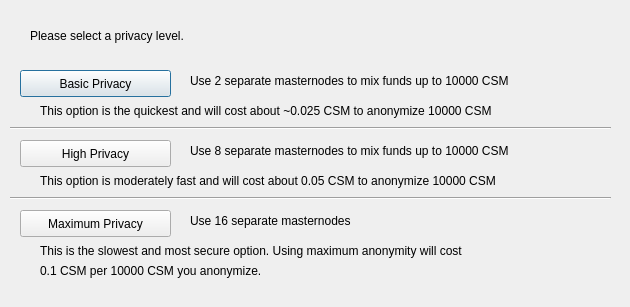
<?xml version="1.0" encoding="UTF-8"?>
<ui version="4.0">
 <class>ObfuscationConfig</class>
 <widget class="QDialog" name="ObfuscationConfig">
  <property name="geometry">
   <rect>
    <x>0</x>
    <y>0</y>
    <width>630</width>
    <height>307</height>
   </rect>
  </property>
  <property name="windowTitle">
   <string>Configure Obfuscation</string>
  </property>
  <widget class="QPushButton" name="buttonBasic">
   <property name="geometry">
    <rect>
     <x>20</x>
     <y>70</y>
     <width>151</width>
     <height>27</height>
    </rect>
   </property>
   <property name="text">
    <string>Basic Privacy</string>
   </property>
  </widget>
  <widget class="QPushButton" name="buttonHigh">
   <property name="geometry">
    <rect>
     <x>20</x>
     <y>140</y>
     <width>151</width>
     <height>27</height>
    </rect>
   </property>
   <property name="text">
    <string>High Privacy</string>
   </property>
  </widget>
  <widget class="QPushButton" name="buttonMax">
   <property name="geometry">
    <rect>
     <x>20</x>
     <y>210</y>
     <width>151</width>
     <height>27</height>
    </rect>
   </property>
   <property name="text">
    <string>Maximum Privacy</string>
   </property>
  </widget>
  <widget class="QLabel" name="label">
   <property name="geometry">
    <rect>
     <x>30</x>
     <y>20</y>
     <width>571</width>
     <height>31</height>
    </rect>
   </property>
   <property name="text">
    <string>Please select a privacy level.</string>
   </property>
  </widget>
  <widget class="QLabel" name="label_2">
   <property name="geometry">
    <rect>
     <x>190</x>
     <y>70</y>
     <width>421</width>
     <height>21</height>
    </rect>
   </property>
   <property name="text">
    <string>Use 2 separate masternodes to mix funds up to 10000 CSM</string>
   </property>
  </widget>
  <widget class="QLabel" name="label_3">
   <property name="geometry">
    <rect>
     <x>190</x>
     <y>140</y>
     <width>411</width>
     <height>21</height>
    </rect>
   </property>
   <property name="text">
    <string>Use 8 separate masternodes to mix funds up to 10000 CSM</string>
   </property>
  </widget>
  <widget class="QLabel" name="label_4">
   <property name="geometry">
    <rect>
     <x>190</x>
     <y>210</y>
     <width>421</width>
     <height>21</height>
    </rect>
   </property>
   <property name="text">
    <string>Use 16 separate masternodes</string>
   </property>
  </widget>
  <widget class="QLabel" name="label_6">
   <property name="geometry">
    <rect>
     <x>40</x>
     <y>100</y>
     <width>561</width>
     <height>21</height>
    </rect>
   </property>
   <property name="text">
    <string>This option is the quickest and will cost about ~0.025 CSM to anonymize 10000 CSM</string>
   </property>
  </widget>
  <widget class="QLabel" name="label_7">
   <property name="geometry">
    <rect>
     <x>40</x>
     <y>170</y>
     <width>561</width>
     <height>21</height>
    </rect>
   </property>
   <property name="text">
    <string>This option is moderately fast and will cost about 0.05 CSM to anonymize 10000 CSM</string>
   </property>
  </widget>
  <widget class="QLabel" name="label_8">
   <property name="geometry">
    <rect>
     <x>40</x>
     <y>240</y>
     <width>561</width>
     <height>21</height>
    </rect>
   </property>
   <property name="text">
    <string>This is the slowest and most secure option. Using maximum anonymity will cost</string>
   </property>
  </widget>
  <widget class="QLabel" name="label_9">
   <property name="geometry">
    <rect>
     <x>40</x>
     <y>260</y>
     <width>561</width>
     <height>21</height>
    </rect>
   </property>
   <property name="text">
    <string>0.1 CSM per 10000 CSM you anonymize.</string>
   </property>
  </widget>
  <widget class="Line" name="line">
   <property name="geometry">
    <rect>
     <x>10</x>
     <y>120</y>
     <width>601</width>
     <height>16</height>
    </rect>
   </property>
   <property name="orientation">
    <enum>Qt::Horizontal</enum>
   </property>
  </widget>
  <widget class="Line" name="line_2">
   <property name="geometry">
    <rect>
     <x>10</x>
     <y>190</y>
     <width>601</width>
     <height>16</height>
    </rect>
   </property>
   <property name="orientation">
    <enum>Qt::Horizontal</enum>
   </property>
  </widget>
 </widget>
 <resources/>
 <connections/>
</ui>
